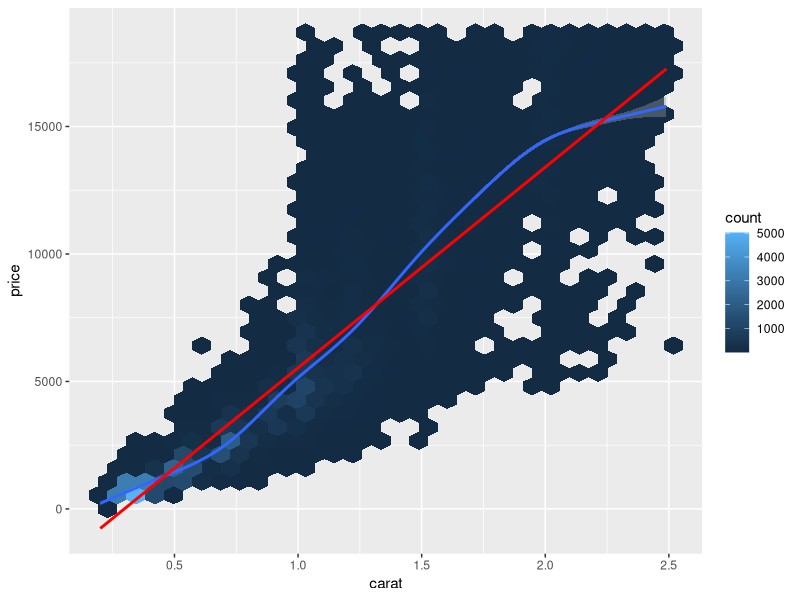
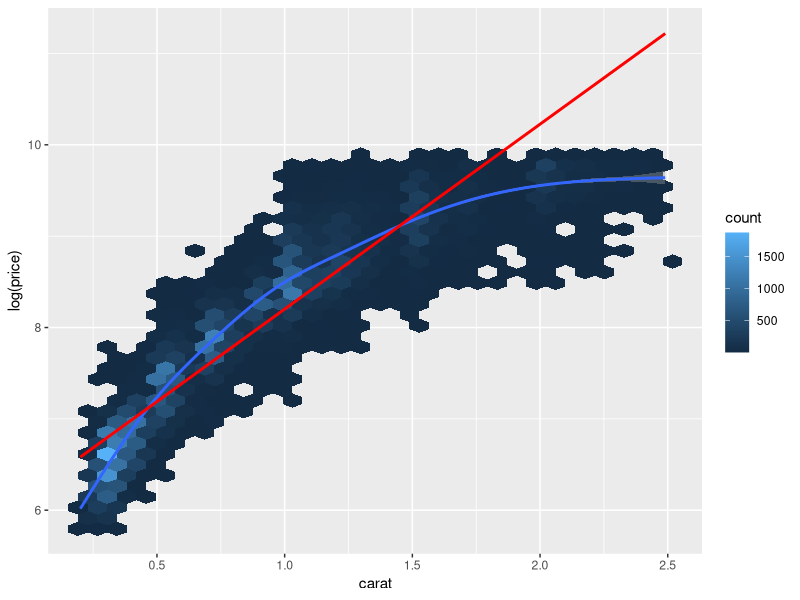
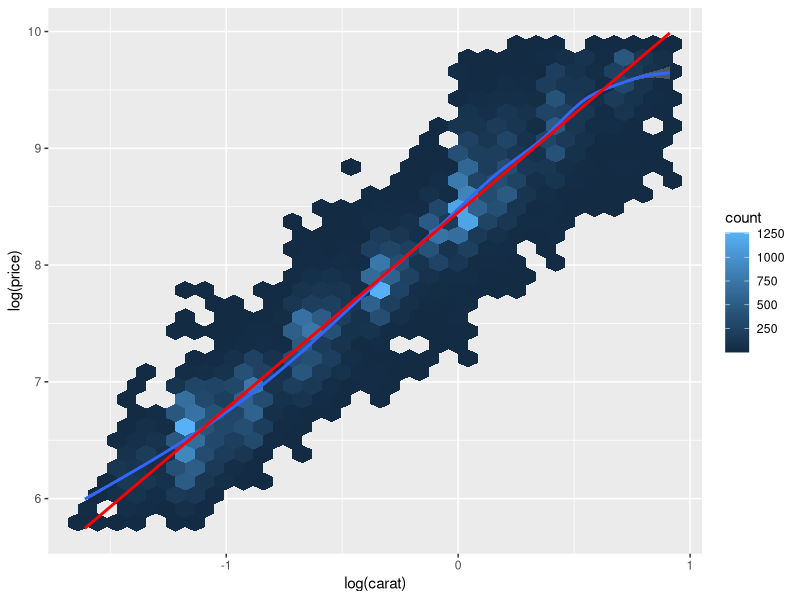
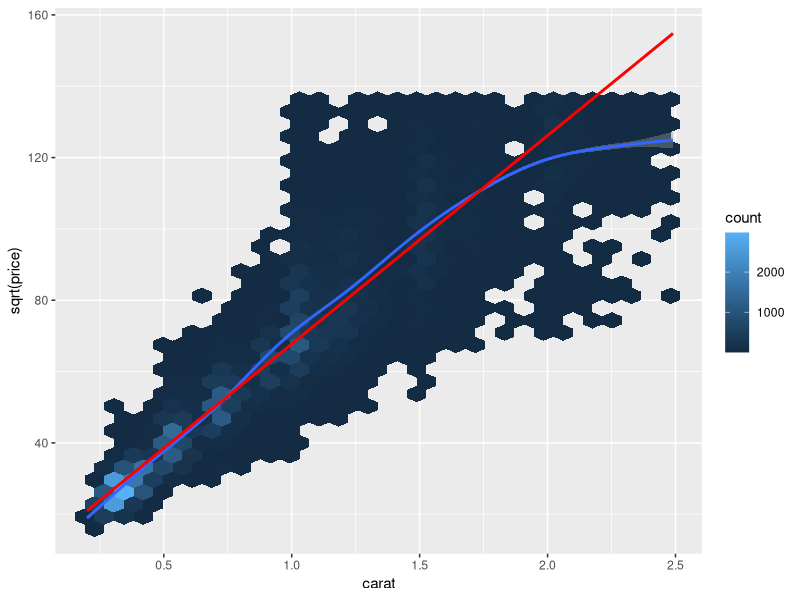
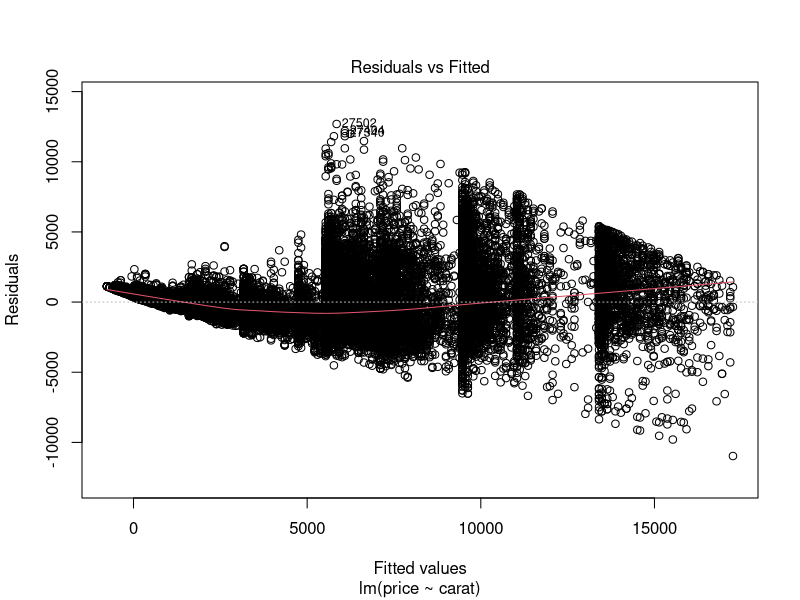
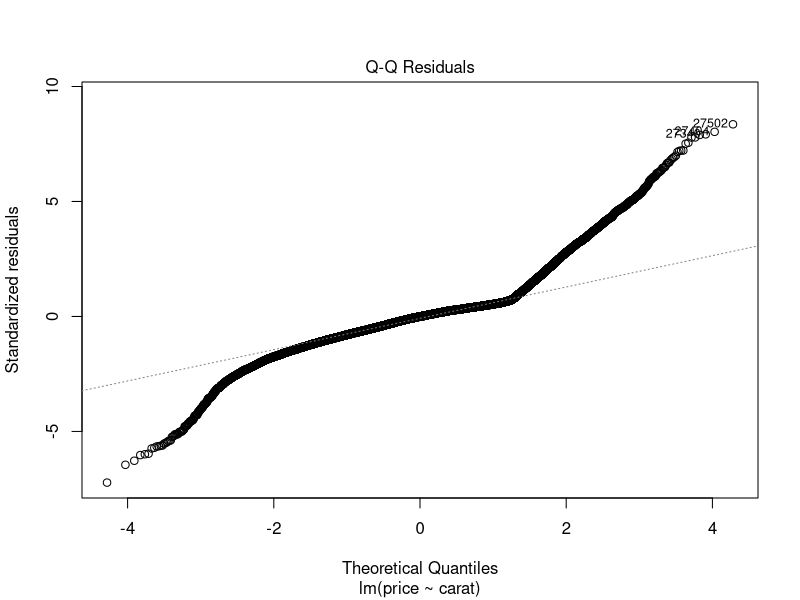
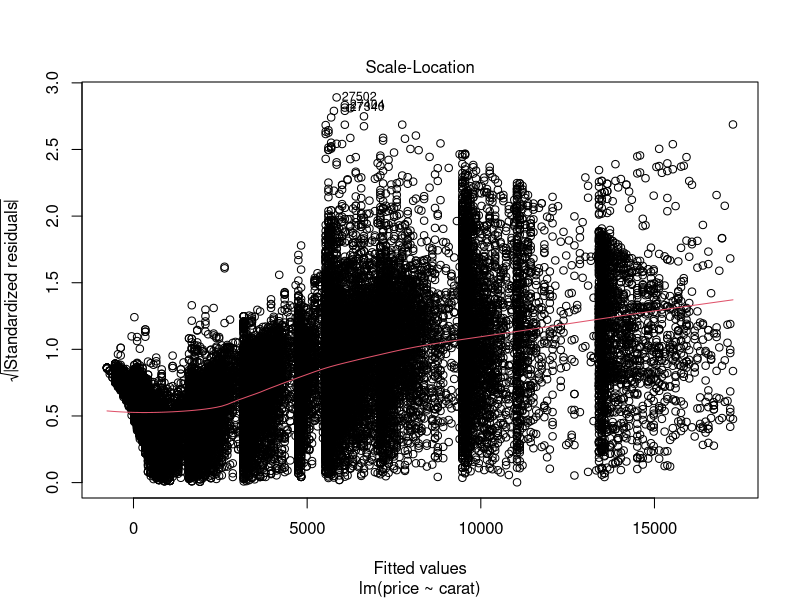
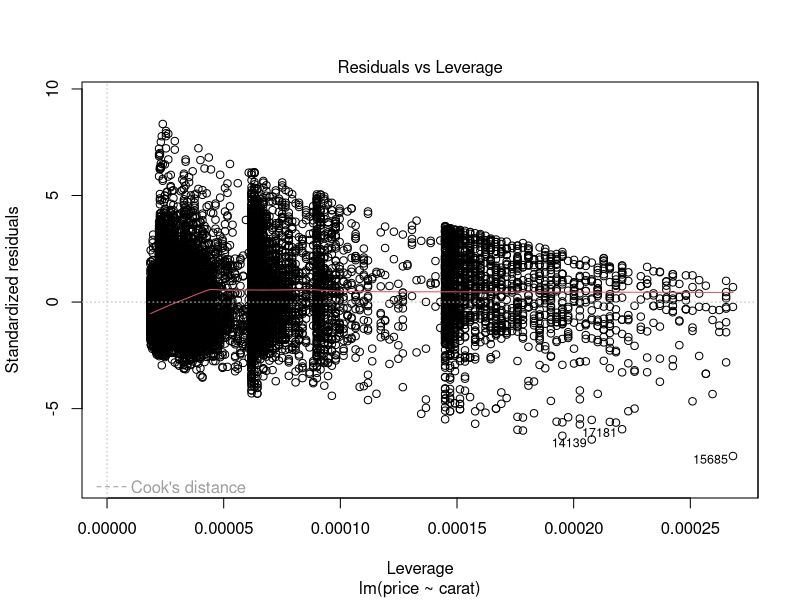

Source code (R) for these figures, in order:
## ---- chunk 1
library(tidyverse)
## ---- chunk 2
data("diamonds")
## ---- chunk 3
alter <- 42  # a
name <- "Schorsch"  # b
schorsch <- "42"  # c
## ---- chunk 4
name <- schorsch
## ---- chunk 5
data("diamonds")  # ggplot2, das ist Teil des Tidyverse
## ---- chunk 6
diamonds %>% 
  filter(cut == "Ideal")
## ---- chunk 7
diamonds %>% 
  filter(price >= 1e3 & price <= 1e4)
## ---- chunk 8
diamonds %>% 
  filter(between(price, 1e03, 1e04))
## ---- chunk 9
diamonds %>% 
  filter(cut == "Ideal", color == "D")
## ---- chunk 10
diamonds %>% 
  slice_max(order_by = price, prop = .1)
## ---- chunk 11
d2 <- diamonds %>% 
  mutate(price_percent = percent_rank(price)) %>% 
  filter(price_percent > .9)

d2
## ---- chunk 12
diamonds %>% 
  drop_na(price) %>% 
  summarise(price_m = mean(price))
## ---- chunk 13
diamonds %>% 
  drop_na(price) %>% 
  summarise(price_md = median(price))
## ---- chunk 14
diamonds %>% 
  drop_na(price) %>% 
  summarise(price_sd = sd(price),
            price_iqr = IQR(price))
## ---- chunk 15
library(skimr)

skim(diamonds)
## ---- chunk 16
diamonds %>% 
  group_by(cut) %>% 
  summarise(price_avg = mean(price))
## ---- chunk 17
diamonds %>% 
  arrange(-price) %>%   # alternativ: desc(price)
  slice(1:3)
## ---- chunk 18
diamonds %>% 
  slice_max(price, n = 3)
## ---- chunk 19
log10(100) == 2
log10(1000) == 3
log10(1e4) == 4  # 10000 = 10^4 
## ---- chunk 20
diamonds <-
  diamonds %>% 
  mutate(preis_log10 = log10(price))
## ---- chunk 21
diamonds %>% 
  mutate(price_oom = case_when(
    price > 100 & price < 1000 ~ 2,
    price < 10000 ~ 3,
    TRUE ~ NA_real_
  ))
## ---- chunk 22
diamonds <-
  diamonds %>% 
  mutate(volume = x * y * z)
## ---- chunk 23
diamonds <- 
  diamonds %>% 
  mutate(price_high = case_when(  # ifelse würde auch gehen
    price > mean(price) ~ TRUE,
    TRUE ~ FALSE
  ))
## ---- chunk 24
diamonds %>% 
  count(price_high)
## ---- chunk 25
diamonds %>% 
  select(carat, volume) %>% 
  cor()  #Input: Eine Tabelle mit nur numerischen Spalten
## ---- chunk 26
diamonds %>% 
  filter(carat < 2.5) %>%  # bleiben >50000 übrig
  ggplot() +
  aes(x = carat, y = price) +
  geom_hex() +
  geom_smooth() +
  geom_smooth(method = "lm", color = "red")
## ---- chunk 27
diamonds %>% 
  filter(carat < 2.5) %>% 
  ggplot() +
  aes(x = carat, y = log(price)) +
  geom_hex() +
  geom_smooth() +
  geom_smooth(method = "lm", color = "red")
## ---- chunk 28
diamonds %>% 
  filter(carat < 2.5) %>% 
  ggplot() +
  aes(x = log(carat), y = log(price)) +
  geom_hex() +
  geom_smooth() +
  geom_smooth(method = "lm", color = "red")
## ---- chunk 29
diamonds %>% 
  filter(carat < 2.5) %>% 
  ggplot() +
  aes(x = carat, y = sqrt(price)) +
  geom_hex() +
  geom_smooth() +
  geom_smooth(method = "lm", color = "red")
## ---- chunk 30
lm1 <- lm(price ~ carat, data = diamonds %>% filter(carat < 2.5))
## ---- chunk 31
plot(lm1)
## ---- chunk 32
summary(lm1)$r.squared
## ---- chunk 33
lm2 <- lm(log(price) ~ carat, data = diamonds %>% filter(carat != 0))
## ---- chunk 34
plot(lm2)
## ---- chunk 35
summary(lm2)$r.squared
## ---- chunk 36
lm3 <- lm(log(price) ~ log(carat), data = diamonds)
## ---- chunk 37
plot(lm3)
## ---- chunk 38
summary(lm3)$r.squared
